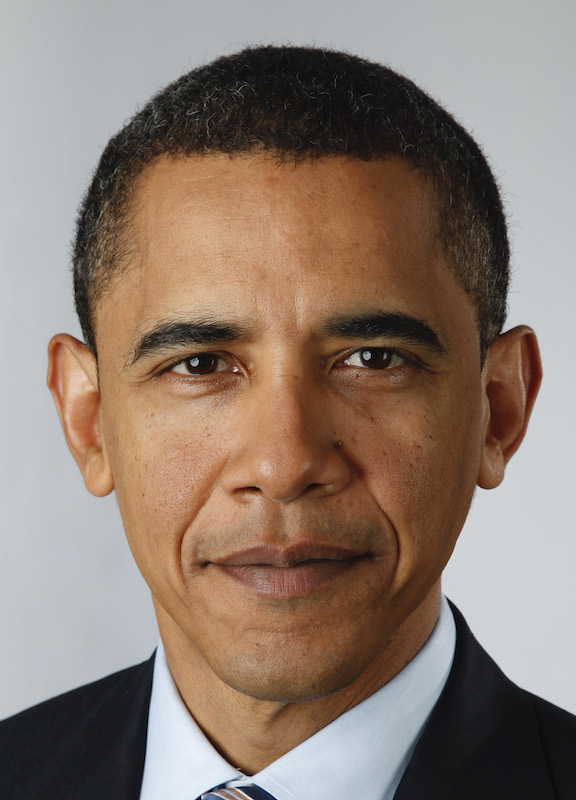
#> input picture small_obama.jpg, 576 x 800 px
$ python -i face_full_processing.py   (imports and definitions only)
#> lines starting #> are read from the running program, lines starting #| are printed output that depends on the picture; after the words box and inside, x2 and y2 are one past the last pixel; in counts of white or black regions, pixels touching at a corner belong together
#> ``:
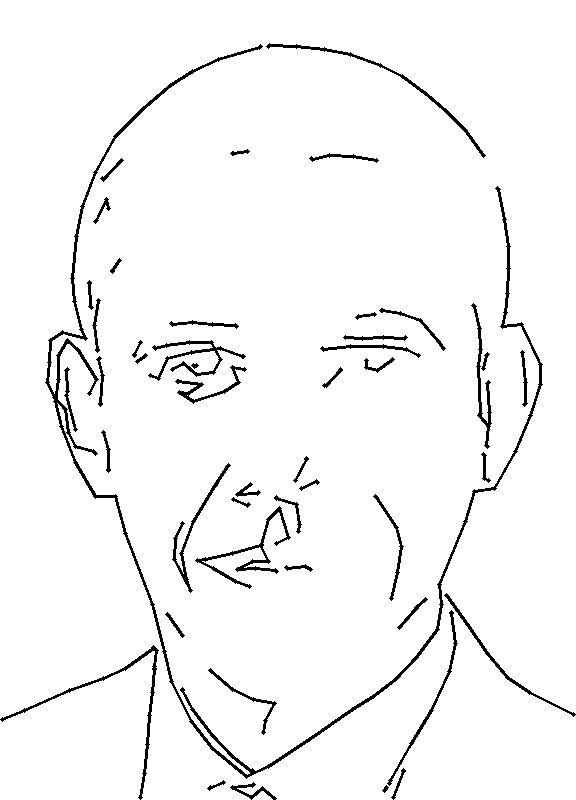
#> saved as houghlines6.jpg: shape (800, 576, 3); 96.3% white; 46 black regions, largest, box (x1, y1, x2, y2) and area: (45, 44, 543, 779) 6144, (0, 645, 159, 800) 958, (195, 506, 291, 589) 897
from cv2 import cv2
import numpy as np
import random as rd
import copy
import time
import math
import sys
import pickle
from auto_edge import auto_canny
import posterize
import utilities

# from test import *

from full_path_planning import calc_path, plot_path, plot_path_full

def process_edges_raw(filename, blur_radius = 17, lower_thresh = 0,
        upper_thresh = 40, segmentSplitDistance = 20, areaCut = 10,
        minNumPixels = 15, max_accel = 2, max_lr = .02, turn_vel_multiplier = 1,
        freq = 60, plot_steps = False):

    splitDistance = 1.5

    def distance(x1, y1, x2, y2):
        return (((x2-x1) ** 2 + (y2 - y1) ** 2) ** .5)

    # def getAngle(a, b, c):
    #     ang = math.degrees(math.atan2(c[1]-b[1], c[0]-b[0]) - math.atan2(a[1]-b[1], a[0]-b[0]))
    #     return ang + 360 if ang < 0 else ang

    def getArea(a, b, c):
        l1 = distance(*a, *b)
        l2 = distance(*b, *c)
        l3 = distance(*c, *a)

        p = (l1 + l2 + l3)/2
        area = math.sqrt(abs(p * (p - l1) * (p - l2) * (p - l3)))

        # area *= l3

        return area


    def middle_out(a, index):

        b = a[:]
        a_len = len(a)
        while b:
            yield b.pop(index * len(b) // len(a))

    def spiral_out(x,y, spiral_radius):
        for j in range(1,spiral_radius+1):
            for i in range(x-j,x+j+1):
                yield (i,y+j)
                yield (i,y-j)
            for i in range(y-j+1, y+j):
                yield (x+j,i)
                yield (x-j,i)

    def check_close(xP,yP):

        # [7 lines of commented-out code are left out]

        for x,y in spiral_out(xP,yP, 50):
            if 0 <= x < edges.shape[1] and 0 <= y < edges.shape[0]:
                if edges[y][x] == 255:
                        return(x,y)

        return None

    def check_closes(xP,yP, radius):

        # [7 lines of commented-out code are left out]

        count = 0
        for x,y in spiral_out(xP,yP, radius):
            if 0 <= x < edges.shape[1] and 0 <= y < edges.shape[0]:
                if edges[y][x] == 255:
                        count+=1

        return count

    if filename.find(".jpg") == -1:
        # Load .png image
        image = cv2.imread(filename)

        # Save .jpg image
        cv2.imwrite('image.jpg', image, [int(cv2.IMWRITE_JPEG_QUALITY), 100])
        input_img = cv2.imread("image.jpg")
    else:
        input_img = cv2.imread(filename)

    gray = cv2.cvtColor(input_img,cv2.COLOR_BGR2GRAY)
    gray = cv2.GaussianBlur(gray, (blur_radius, blur_radius), 0)

    edges = cv2.Canny(gray, lower_thresh, upper_thresh)
    edges2 = copy.deepcopy(edges)

    for y in range(len(edges)):
        for x in range(len(edges[y])):
            if edges[y][x] == 255:
                # print(check_closes(x,y,1))
                if check_closes(x,y,1) < 2:
                    edges2[y][x] = 0

    edges = edges2

    saved_edges = copy.deepcopy(edges)

    # [5 lines of commented-out code are left out]


    points = []
    for y in range(len(edges)):
        for x in range(len(edges[y])):
            if edges[y][x] == 255:
                points.append((x,y))
    sortedPoints = [points[0]]

    len_points = len(points)

    tt0 = time.time()
    for i in range(len_points-1):
        t0 = time.time()
        targetPoint = sortedPoints[i]

        if i % (len_points//200) == 0:

            print('\r', end="")
            print(f"{i/(len(points) + len(sortedPoints)) * 100: .2f}% complete", end = "")

        nearby = check_close(*targetPoint)

        if nearby is None:
            mindist = max(edges.shape[0:2])
            for j in points:
                dist = distance(targetPoint[0], targetPoint[1], j[0], j[1])
                if dist < mindist and j not in sortedPoints:
                    mindist = dist
                    nearby = j
                    break


        sortedPoints.append(nearby)
        points.remove(nearby)
        edges[nearby[1]][nearby[0]] = 0


    print("")
    print(f"took {time.time()-tt0: .2f} seconds to sort all {len(sortedPoints)} points")
    # filtered path = []


    segments = []
    index = 0
    i = 0
    while i < len(sortedPoints)-2:
        i+=1
        if distance(*(sortedPoints[i] + sortedPoints[i+1])) > splitDistance:
            segments.append(sortedPoints[index+1:i])
            index = i
    segments.append(sortedPoints[index+1:])


    i = 0
    while i < len(segments)-2:
        i+=1
        if len(segments[i]) < minNumPixels:
            segments.pop(i)
            i-=1

    i = 0
    while i < len(segments)-2:
        i+=1
        if distance(*segments[i-1][-1], *segments[i][0]) < segmentSplitDistance:
            segments[i-1:i+1] = [segments[i-1] + segments[i]]
            i-=1


    while True:
        print("running iteration")
        seg_len = sum(len(seg) for seg in segments)

        for seg in segments:
            i = 0
            while i < len(seg)-3:
                i+=1
                if getArea(*seg[i:i+3]) < areaCut:
                    seg.pop(i+1)
                    i-=1
        if sum(len(seg) for seg in segments) == seg_len:
            break


    img = input_img.copy()
    mask = cv2.inRange(img, (0,0,0), (255,255,255))
    img[mask>0] = (255,255,255)
    # img = cv2.imread('shrik2.png')

    for seg in segments:

        # color = tuple(rd.randrange(0,255) for i in range(3))
        color = (0,0,0)

        i = 0
        for i in range(len(seg)-1):

            # print(seg[i])
            if distance(seg[i][0], seg[i][1], seg[i+1][0], seg[i+1][1]) < 2000:
                x1,y1,x2,y2 = seg[i][0], seg[i][1], seg[i+1][0], seg[i+1][1]

                cv2.line(img,(x1,y1), (x1,y1), (0,0,0), 4)
                cv2.line(img,(x2,y2), (x2,y2), (0,0,0), 4)
                cv2.line(img,(x1,y1),(x2,y2),color,2)

    # print(len(points))
    # print(len(lines))

    i = 0
    while i < len(segments):
        if len(segments[i]) <= 1:
            segments.pop(i)
            i-=1
        i+=1
    # for i in range(len(segments)):

    max_size = max(input_img.shape[:2])

    for i, seg in enumerate(segments):
        for j, point in enumerate(seg):
            segments[i][j] = (point[0]/max_size,point[1]/max_size)


    # [7 lines of commented-out code are left out]


    print("{} segments with a total of {} points".format(len(segments), sum(len(seg) for seg in segments)))
    cv2.imwrite('houghlines6.jpg', img)


    display = np.concatenate((input_img, cv2.cvtColor(saved_edges,cv2.COLOR_GRAY2RGB)), axis=1)
    display = np.concatenate((display, img), axis=1)

    if plot_steps:
        cv2.imshow("images", display)
        cv2.waitKey(0)

    # new_points = calc_path(segments, max_accel, max_lr, turn_vel_multiplier, freq)
    new_points = segments

    return new_points

# [272 lines left out: function process_shading_raw, not called in this run]

def process_combo_raw(filename):

    segments = process_edges_raw(filename)


# [12 lines not run here, left out]

>>> result = process_edges_raw('small_obama.jpg')
#> result = 56 items

$ run again, on obama.png
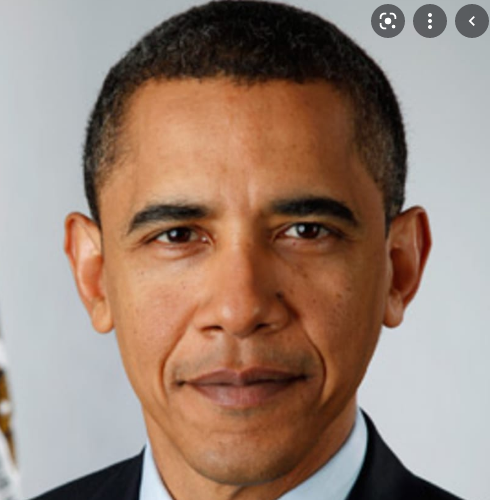
#> input picture obama.png, 490 x 500 px
#> ``:
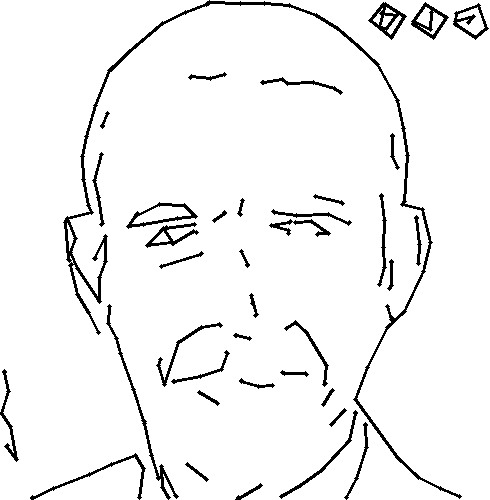
#> saved as houghlines6.jpg: shape (500, 490, 3); 95% white; 38 black regions, largest, box (x1, y1, x2, y2) and area: (63, 0, 462, 499) 3937, (106, 304, 179, 500) 739, (368, 2, 407, 40) 492
#> result = 47 items

$ run again, on IMG_4782.jpg
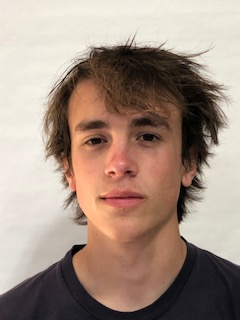
#> input picture IMG_4782.jpg, 240 x 320 px
#> ``:
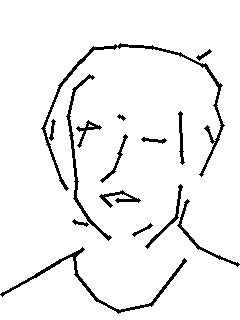
#> saved as houghlines6.jpg: shape (320, 240, 3); 94.4% white; black in thin lines or dots, all inside (x1, y1, x2, y2) = (0, 43, 240, 314)
#> result = 18 items
